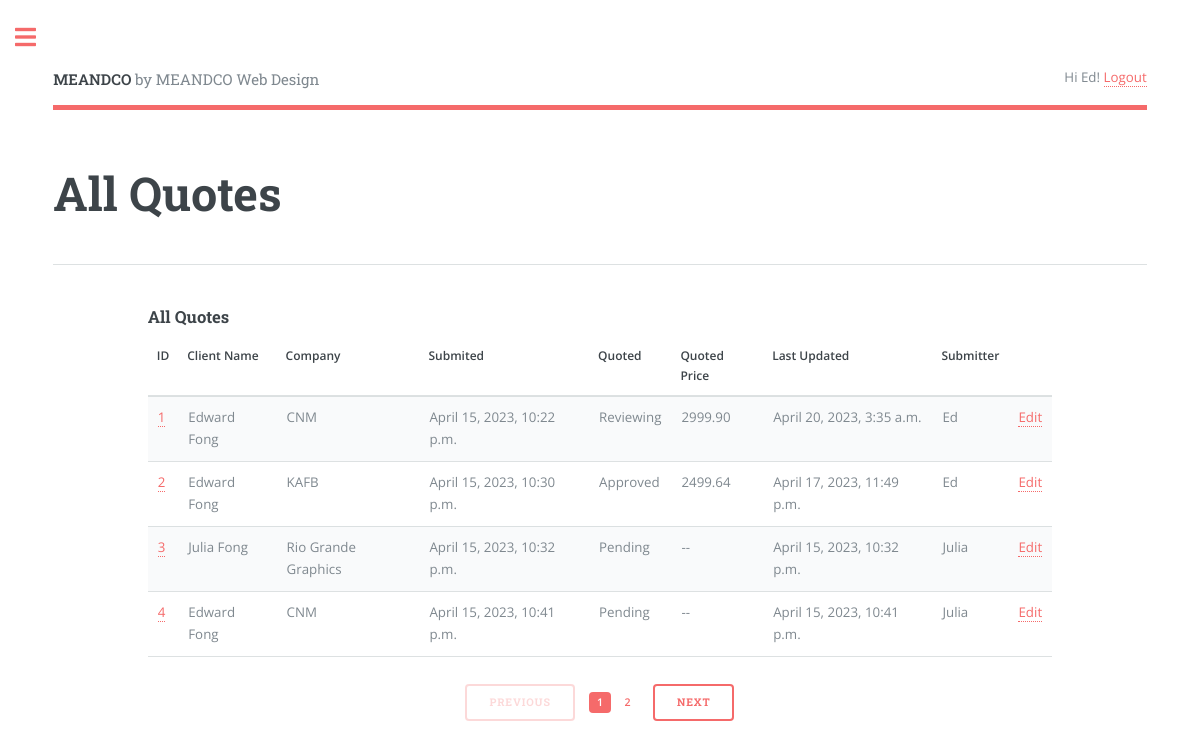
Page /quotes/ (signed in) on the committed database.
### quote/models.py (models this page shows, shortened)
class Quote(models.Model):
    class Status(models.TextChoices):
        PENDING = 'Pending'
        REVIEWING = 'Reviewing'
        APPROVED = 'Approved'
    class Priority(models.TextChoices):
        URGENT  = 'UG', _('Urgent - 1 to week or less')
        NORMAL  = 'NM', _('Normal - 2 to 4 weeks')
        LOW     = 'LW', _('Low - Still Researching')
    name = models.CharField(max_length=250)
    requester = models.ForeignKey(User,
                                  on_delete=models.CASCADE, related_name='quotes')
    position = models.CharField(max_length=250, null=True,
                                blank=True)
    company = models.CharField(max_length=250, null=True,
                               blank=True)
    address = models.CharField(max_length=250, null=True,
                               blank=True)
    phone = models.CharField(max_length=30)
    email = models.EmailField(max_length=250)
    web_address = models.CharField(max_length=250, null=True,
                                   blank=True)
    description = models.TextField()
    created = models.DateTimeField(auto_now_add=True)
    updated = models.DateTimeField(auto_now=True)
    stat = models.CharField(max_length=20,
                              choices=Status.choices,
                              default=Status.PENDING)
    priority = models.CharField(max_length=2,
                                choices=Priority.choices,
                                default=Priority.NORMAL)
    quoted_price = models.DecimalField(max_digits=250,decimal_places=2,
                                    null=True, blank=True)
    jobfile = models.FileField(upload_to="jobfiles/", null=True, blank=True)
    class Meta:
        ordering = ['created']
        indexes = [
            models.Index(fields=['created'])
        ]

### quote/views.py (the view)
# urls.py: path('quotes/', views.quotes_list, name='quotes_list'),
@login_required(login_url='login')
def quotes_list(request):
    if request.user.is_superuser or is_in_testing_group(request):
        quotes = Quote.objects.all()
    else:
        quotes =  Quote.objects.filter(requester=request.user)
    paginator = Paginator(quotes, 4)
    page_number = request.GET.get('page', 1)
    page_range = paginator.get_elided_page_range(number=page_number)
    try:
        quotes = paginator.page(page_number)
    except PageNotAnInteger:
        quotes = paginator.page(1)
    except EmptyPage:
        quotes = paginator.page(paginator.num_pages)
    context = {'quotes':quotes,'quotes':quotes}
    return render(request, 'quote/quotes_list.html', context)

### quote/templates/quote/quotes_list.html (shortened to what this page needs)
{% extends "base.html" %}
{% block header %}All Quotes{% endblock %}
{% block content %}
  <h3>All Quotes</h3>
  {% load quote_extras %}
    <div class="table-wrapper">
        <table>
            <thead>
            <tr>
                <th>ID</th>
                <th>Client Name</th>
                <th>Company</th>
                <th>Submited</th>
                <th>Quoted</th>
                <th>Quoted Price</th>
                <th>Last Updated</th>
                <th>Submitter</th>
                {% if request.user.is_superuser or user.get_username == "sampleadminuser" or request.user|is_in_testing_group %}<th></th>{% endif %}
            </tr>
            </thead>
            <tbody>
            {% if quotes %}
            {% for q in quotes %}
                <tr>
                    <td><a href="{% url 'quote_detail' q.id %}">{{ q.id }}</a></td>
                    <td>{{ q.name }}</td>
                    <td>{{ q.company }} </td>
                    <td>{{ q.created }}</td>
                    <td>{{ q.stat }}</td>
                    <td>{% if q.quoted_price  %}{{ q.quoted_price }} {% else %}--{% endif %}</td>
                    <td>{{ q.updated }}</td>
                    <td>{{ q.requester | title }}</td>
                    {% if request.user.is_superuser or user.get_username == "sampleadminuser" or request.user|is_in_testing_group %}<td><a href="{% url 'quote_edit' q.id %}">Edit</a></td>{% endif %}
                </tr>
            {% endfor %}
            {% endif %}
          </tbody>
        </table>
        {% if quotes %}{% include 'pagination.html' with page=quotes %}{% endif %}
     </div>
{% endblock %}

### quote/templates/base.html (shortened to what this page needs)
{% load static %}
<!DOCTYPE html>
<html lang="en">
<head>
    <link href="{% static 'assets/css/main.css' %}" rel="stylesheet">
    <link rel="stylesheet" href="{% static 'assets/css/fontawesome-all.min.css' %}" />
</head>
<body>
    <body class="is-preload">
        <div id="wrapper">
            <div id="main">
              <div class="inner">
                  <header id="header">
                    <a href="{% url 'home' %}" class="logo"><strong>MEANDCO</strong> by MEANDCO Web Design</a>
                    <ul class="icons">
                      {% if request.user.is_authenticated %}
                      Hi {{ request.user.first_name|default:request.user.username|title }}! <a href="{% url 'logout' %}">Logout</a>
                      {% else %}
                      Not logged in. <a href="{% url 'login' %}">Log-in</a>
                      {% endif %}
                    </ul>
                  </header>
                  <section>
                    <header class="main">
                      <h1>{% block header %}{% endblock header %}</h1>
                    </header>
                    <hr class="major" />
                      <div class="row gtr-200">
                        <div class="col-1 col-12-medium">
                        </div>
                          <div class="col-10 col-12-medium">
                          {% block content %}
                          {% endblock %}
                        </div>
                      </div>
                  </section>
              </div>
            </div>
        </div>
</body>
</html>

### rows in the picture
Quote: id "1", name "Edward Fong", company "CNM", created "April 15, 2023, 10:22 p.m.", stat "Reviewing", quoted_price "2999.90", updated "April 20, 2023, 3:35 a.m.", requester "Ed"
Quote: id "2", name "Edward Fong", company "KAFB", created "April 15, 2023, 10:30 p.m.", stat "Approved", quoted_price "2499.64", updated "April 17, 2023, 11:49 p.m.", requester "Ed"
Quote: id "3", name "Julia Fong", company "Rio Grande Graphics", created "April 15, 2023, 10:32 p.m.", stat "Pending", updated "April 15, 2023, 10:32 p.m.", requester "Julia"
Quote: id "4", name "Edward Fong", company "CNM", created "April 15, 2023, 10:41 p.m.", stat "Pending", updated "April 15, 2023, 10:41 p.m.", requester "Julia"

### other values in the picture
{{ request.user.first_name|default:request.user.username|title }} "Ed"
{{ i }} "1"
{{ i }} "2"
